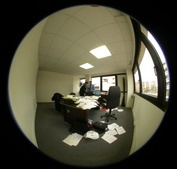
//> input picture fishtoeque/fish.jpg, 177 x 169 px, shrunk from 431 x 412 before the run
$ ./main   (built with g++ and OpenCV 4)
//> lines starting //> are read from the running program, lines starting //| are printed output that depends on the picture; pictures that were not available may be replaced by others from this repository, and a replacement may not be noted
#include "main.hpp"


int main ()
{
	/*create windows for src and result displaying */
	cv::namedWindow("src Img",cv::WINDOW_NORMAL);		//passing the autosize option prevents user to resize the window
	cv::namedWindow("result Img",cv::WINDOW_NORMAL);	//window's size is the same as the img resolution
	cv::namedWindow("result Img2",cv::WINDOW_NORMAL);	//window's size is the same as the img resolution

	/*create Mat objects to hold Images*/
	cv::Mat srcImg,srcImg1,srcImg2,dstImg,dstImg2;


	cv::Mat mapX,mapY;

	cv::Mat mapX2,mapY2;

	cv::Mat extImg;
	cv::Mat frontImg;
	cv::Mat rearImg;
	cv::Mat dst;


	/*load img file*/
//	srcImg=cv::imread("../../Desktop/test.jpg");
	srcImg=cv::imread("./fish.jpg");
//> srcImg is the input picture: 169 rows x 177 cols, CV_8UC3; mean B, G, R 59, 76.5, 78.5
// [22 lines of commented-out code are left out]
	srcImg1=cv::imread("/home/dimitris/Pictures/fisheye/1.jpg");
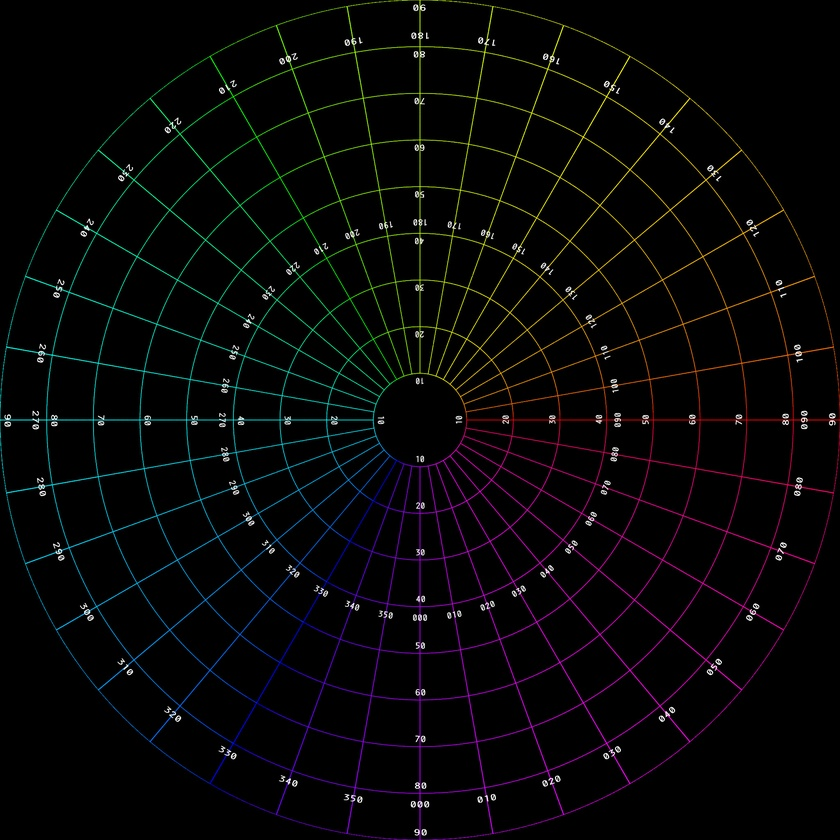
//> input picture fishtoeque/fishpat.jpg, 840 x 840 px, shrunk from 2048 x 2048 before the run, given in place of 1.jpg, which was not available
//> srcImg1 is the input picture: 840 rows x 840 cols, CV_8UC3; mean B, G, R 7.2, 6.5, 6.9
	srcImg2=cv::imread("/home/dimitris/Pictures/fisheye/2.jpg");
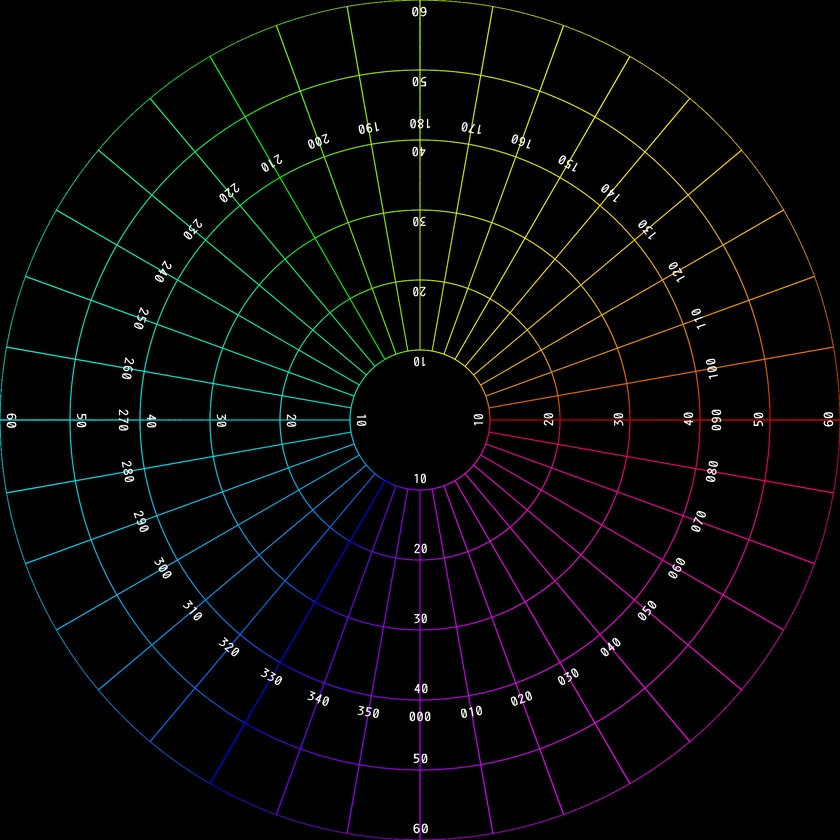
//> input picture fishtoeque/fishpat120.jpg, 840 x 840 px, shrunk from 2048 x 2048 before the run, given in place of 2.jpg, which was not available
//> srcImg2 is the input picture: 840 rows x 840 cols, CV_8UC3; mean B, G, R 7.4, 6.8, 7.1
// [6 lines of commented-out code are left out]
	frontImg.create( srcImg1.size().height,srcImg1.size().width*2, srcImg1.type() );
	rearImg.create( srcImg2.size().height,srcImg2.size().width*2, srcImg2.type() );
	//width height
//	cv::Rect frontROI(0,0,extImg.size().width/2,extImg.size().height);
//	cv::Rect rearROI(extImg.size().width/2,0,extImg.size().width/2,extImg.size().height);
	cv::Rect frontROI(0,0,srcImg1.size().width,srcImg1.size().height);
//> frontROI = Rect(0, 0, 840, 840)
	cv::Rect rearROI(srcImg2.size().width,0,srcImg2.size().width,srcImg2.size().height);
//> rearROI = Rect(840, 0, 840, 840)

// [6 lines of commented-out code are left out]

	dstImg.create( frontImg.size().height,frontImg.size().width, frontImg.type() );
	dstImg2.create( rearImg.size().height,rearImg.size().width, rearImg.type() );
	mapX.create( frontImg.size().height,frontImg.size().width, CV_32FC1 );
	mapY.create( frontImg.size().height,frontImg.size().width, CV_32FC1 );
	mapX2.create( rearImg.size().height,rearImg.size().width, CV_32FC1 );
	mapY2.create( rearImg.size().height,rearImg.size().width, CV_32FC1 );

//	extImg(frontROI).copyTo(frontImg(frontROI));
//	extImg(rearROI).copyTo(rearImg(rearROI));
	srcImg1.copyTo(frontImg(frontROI));
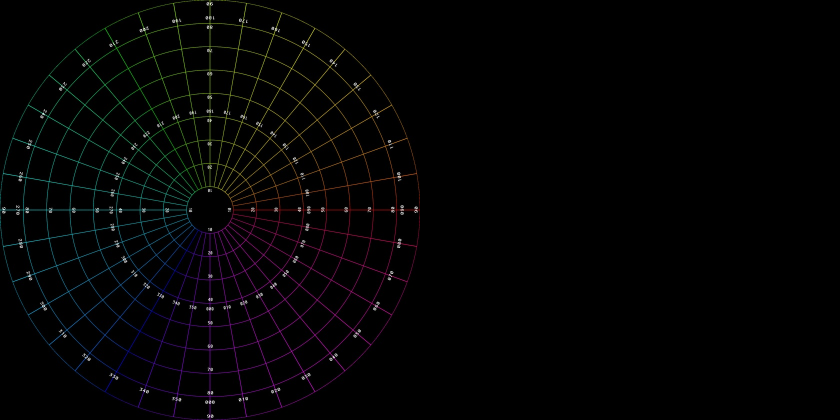
//> frontImg: 840 rows x 1680 cols, CV_8UC3 (shown at 1/2 size); mean B, G, R 3.6, 3.3, 3.5
	srcImg2.copyTo(rearImg(rearROI));
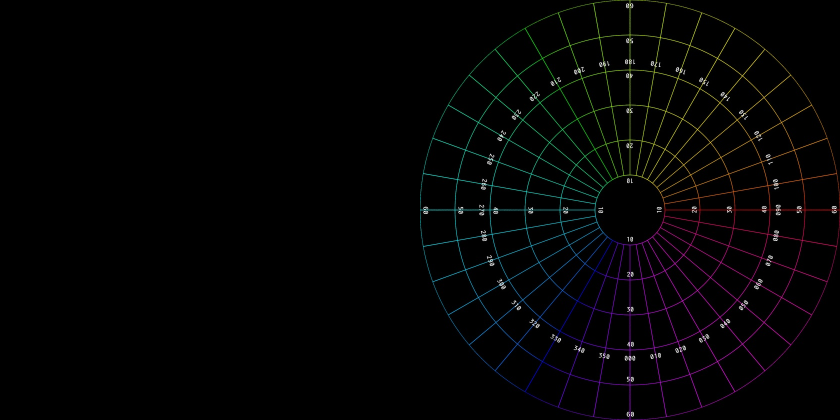
//> rearImg: 840 rows x 1680 cols, CV_8UC3 (shown at 1/2 size); mean B, G, R 3.7, 3.4, 3.6

//> (the run ends here: the program needs code that is not available in this run, at `computeEqueRemap3(&mapX,&mapY);`)
